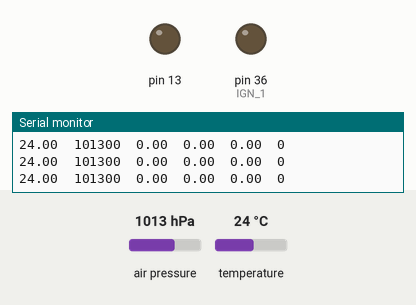
A sketch run on a simulated Arduino Mega 2560, built with avr-gcc and run on an emulated ATmega2560. On the bench: output pins drawn as LEDs (lit = HIGH), the last lines printed to the serial monitor. The test bench sets the inputs (shaded band); at power-on: air pressure 1013 hPa, temperature 24 °C. Storage starts empty.

Above: at 1.3 s.
1.4 s: air pressure set to 1015 hPa
At 3.0 s:
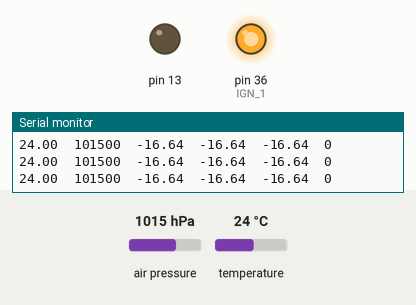
Timing chart, 0 to 4.5 s (numbered marks = the images above; inputs shaded):
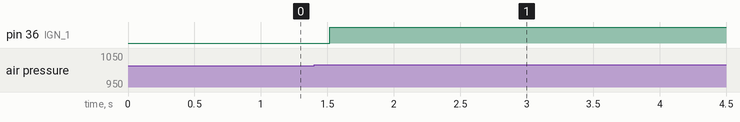

Measured:
- the behaviour switches between 1013 and 1014 hPa on air pressure (found by bisection; images 0 and 1)
- after the input at 1.4 s, pin 36 (IGN_1): LOW → HIGH after 0.12 s

The sketch:

K_Krumpanzer.ino
```cpp
#include <Adafruit_BMP085.h>
Adafruit_BMP085 bmp;
#include <SPI.h>
#include <SD.h>
#include <String.h>

const int chipSelect = 53;

#define n 10
#define n1 5
#define IGN_1 36	/*act1*/
#define IGN_2 61	/*act2*/
#define IGN_3 46	/*act3*/
#define IGN_4 55	/*act4*/


float alt_inicial;
float soma;
int i;
float num[n];
float num2[n];
float num3[n];
int apogeu;
int nun = 0;
String nome = "kaua";
String arq = nome + nun + ".txt";
int startTime;
int duration = 10000;
bool ledState = false;


float filtro(float mediamovel){
  for(i = n-1; i>0; i--) num[i] = num[i-1];
  num[0] = mediamovel;
  float acc = 0;
  for(i=0; i<n; i++) acc += num[i];

  return acc/n;
}

float filtro2(float mediamovel2){
  for(i = n-1; i>0; i--) num2[i] = num2[i-1];
  num2[0] = mediamovel2;
  float acc2 = 0;
  for(i=0; i<n; i++) acc2 += num2[i];

  return acc2/n;
}

void setup (){
  Serial.begin(115200);
  pinMode(IGN_1, OUTPUT);
  pinMode(13,OUTPUT);
  startTime = millis();
  if (!bmp.begin()) {
	Serial.println("Could not find a valid BMP085 sensor, check wiring!");
	while (1) {}
  }

  Serial.println(F("Lendo cartao SD"));
  delay(100);
    if (!SD.begin(chipSelect)) {
      Serial.println(F("Leitura Falhou"));
      while (1);
    }

  do {
      String zeros;
      for(i=String(nun).length()+String(nome).length(); i<8; i++){
      zeros = zeros + "0";
    }
    arq = nome + zeros + nun + ".txt";
    nun++;
  } while (SD.exists(arq));

  Serial.println(arq);
  Serial.println(F("Cartao SD Inicializado!"));

  String dataString = "";
        dataString += ("Temperatura (°C) \t");
        dataString += ("Pressão (Pa) \t");
        dataString += ("Altitude (m) \t");
        dataString += ("Altitude com filtro (m) \t");
        dataString += ("Altitude com filtro 2 (m) \t");
        dataString += ("Detecção de Apogeu ");

      File dataFile = SD.open(arq , FILE_WRITE);

      Serial.println(dataString);

        if (dataFile) {
          dataFile.println(dataString);
          dataFile.close();
        }


  for(i=0; i<5; i++){
    soma += bmp.readAltitude();
  }
 alt_inicial = soma/5;


}


void loop (){

  float altura = bmp.readAltitude() - alt_inicial;
  float altura_filtrada = filtro(altura);
  float altura_filtrada2 = filtro2(altura_filtrada);

  for(i = n1-1; i>0; i--)num3[i] = num3[i-1];
  num3[0] = altura_filtrada2;

  if(num3[0]<num3[1] && num3[1]<num3[2] && num3[2]<num3[3] && num3[3]<num3[4]){
  apogeu = 1;
  }else{
    apogeu = 0;
  }

  if (apogeu == 1) {
    unsigned long currentTime = millis();
    if (currentTime - startTime < duration) {
      if (!ledState) {
        digitalWrite(IGN_1, HIGH);
        ledState = true;
      }
    } else {
      if (ledState) {
        digitalWrite(IGN_1, LOW);
        ledState = false;
        startTime = currentTime;
      }
    }
  }


  String dataString = "";
          dataString += String(bmp.readTemperature());
          dataString += "\t";
          dataString += String(bmp.readSealevelPressure());
          dataString += "\t";
          dataString += String(altura);
          dataString += "\t";
          dataString += String(altura_filtrada);
          dataString += "\t";
          dataString += String(altura_filtrada2);
          dataString += "\t";
          dataString += String(apogeu);

      File dataFile = SD.open(arq , FILE_WRITE);

      Serial.println(dataString);

        if (dataFile) {
          dataFile.println(dataString);
          dataFile.close();
        }

        else {
          Serial.println(F("ERRO"));
       }

  Serial.println();

  delay(10);
}
```
